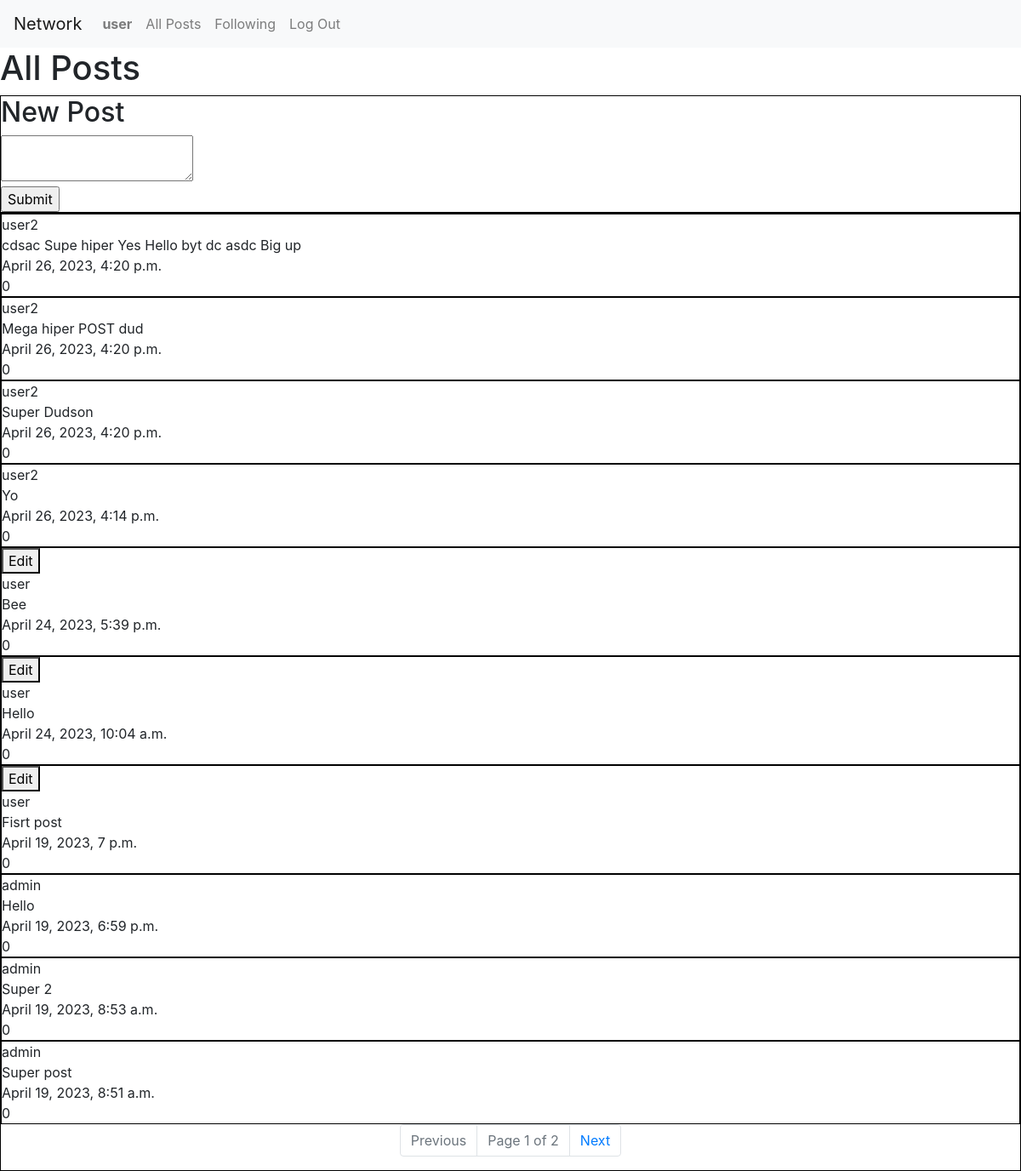
/ (signed in), run on the app's committed database.
### network/models.py (models this page shows, shortened)
class User(AbstractUser):
    pass

class Post(models.Model):
    body = models.CharField(max_length=640)                                         # Post text
    date = models.DateTimeField(auto_now_add=True)                                  # Creation date
    date_edit = models.DateTimeField(auto_now=True, blank=True)                     # Edit date
    user = models.ForeignKey(User, on_delete=models.CASCADE)                        # User
    likes = models.ManyToManyField(User, blank=True, related_name="users_likes")    # Likes

### network/views.py (the view)
# urls.py: path("", views.index, name="index"),
def index(request):
    user = get_object_or_404(User, username = request.user)
    posts = Post.objects.all()
    posts = posts.order_by("-date").all()
    paginator = Paginator(posts, 10)
    page_number = request.GET.get('page')
    page_obj = paginator.get_page(page_number)
    return render(request, "network/index.html", {
        "page_obj": page_obj,
        "likes": 0
    })

### network/templates/network/index.html (shortened to what this page needs)
{% extends "network/layout.html" %}
{% block body %}
<div id="index_div">
    <h1>All Posts</h1>
    {% if user.is_authenticated %}
        <div class="new_post">
            <div class="new_post_title">
                <h2 id="new_post_h2">New Post</h2>
            </div>
            <form id="new_post_form">
                <div class="new_post_text">
                    <textarea id="new_post_text"></textarea>
                </div>
                <div class="new_post_button">
                    <input type="submit" id="new_post_button"></input>
                </div>
            </form>
        </div>
    {% endif%}
    <div id="all_posts">
        {% for post in page_obj %}
        <div class="post">
            {% if request.user == post.user %}
                <button class="edit_button" value="{{ post.id }}">Edit</button>
            {% endif %}
            <div class="post_user">{{ post.user }}</div>
            <div class="post_body">{{ post.body }}</div>
            <div class="post_date">{{ post.date }}</div>
            <div class="post_likes">{{ likes }}</div>
        </div>
        {% endfor %}
        <nav aria-label="Page navigation example">
            <ul class="pagination justify-content-center">
            {% if page_obj.has_previous %}
                <li class="page-item"><a class="page-link" href="?page={{ page_obj.previous_page_number }}">Previous</a></li>
            {% else %}
                <li class="page-item disabled"><a class="page-link">Previous</a></li>
            {% endif %}
                <li class="page-item disabled"><a class="page-link">Page {{ page_obj.number }} of {{ page_obj.paginator.num_pages }}</a></li>
            {% if page_obj.has_next %}
                <li class="page-item"><a class="page-link" href="?page={{ page_obj.next_page_number }}">Next</a></li>
            {% else %}
                <li class="page-item disabled"><a class="page-link">Next</a></li>
            {% endif %}
            </ul>
        </nav>
    </div>
</div>
{% endblock %}

### network/templates/network/layout.html (shortened to what this page needs)
{% load static %}
<!DOCTYPE html>
<html lang="en">
    <head>
        <link rel="stylesheet" href="https://stackpath.bootstrapcdn.com/bootstrap/4.4.1/css/bootstrap.min.css">
        <link href="{% static 'network/styles.css' %}" rel="stylesheet">
    </head>
    <body>
        <nav class="navbar navbar-expand-lg navbar-light bg-light">
            <a class="navbar-brand" href="#">Network</a>
            <div>
              <ul class="navbar-nav mr-auto">
                {% if user.is_authenticated %}
                    <li class="nav-item">
                        <a class="nav-link" href="{% url 'profile' user %}"><strong>{{ user.username }}</strong></a>
                    </li>
                {% endif %}
                <li class="nav-item">
                  <a class="nav-link" href="{% url 'index' %}">All Posts</a>
                </li>
                {% if user.is_authenticated %}
                    <li class="nav-item">
                        <a class="nav-link" href="{% url 'following' %}">Following</a>
                    </li>
                    <li class="nav-item">
                        <a class="nav-link" href="{% url 'logout' %}">Log Out</a>
                    </li>
                {% endif %}
              </ul>
            </div>
          </nav>
        <div class="body">
            {% block body %}
            {% endblock %}
        </div>
    </body>
</html>

### network/static/network/styles.css (style rules this page uses)
.new_post { border: 1px solid black; }
#all_posts { border: 1px solid black; }
.post { border: 1px solid black; }

### data on the page
User: username "user"
Post: user "user2", body "cdsac Supe hiper Yes Hello byt dc asdc Big up", date "April 26, 2023, 4:20 p.m.", likes "0"
Post: user "user2", body "Mega hiper POST dud", date "April 26, 2023, 4:20 p.m.", likes "0"
Post: user "user2", body "Super Dudson", date "April 26, 2023, 4:20 p.m.", likes "0"
Post: user "user2", body "Yo", date "April 26, 2023, 4:14 p.m.", likes "0"
Post: {{ post.id }} 7 (drawn), user "user", body "Bee", date "April 24, 2023, 5:39 p.m.", likes "0"
Post: {{ post.id }} 6 (drawn), user "user", body "Hello", date "April 24, 2023, 10:04 a.m.", likes "0"
Post: {{ post.id }} 5 (drawn), user "user", body "Fisrt post", date "April 19, 2023, 7 p.m.", likes "0"
Post: user "admin", body "Hello", date "April 19, 2023, 6:59 p.m.", likes "0"
Post: user "admin", body "Super 2", date "April 19, 2023, 8:53 a.m.", likes "0"
Post: user "admin", body "Super post", date "April 19, 2023, 8:51 a.m.", likes "0"

### other printed values
{{ page_obj.number }} "1"
{{ page_obj.paginator.num_pages }} "2"
